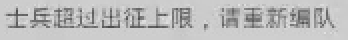
#> input picture apk/源码/app/src/main/assets/feedback/troop_overflow.png, 174 x 20 px (shown 2 times larger); the run also reads 1 picture not shown here
$ python replay_recording.py
#> lines starting #> are read from the running program, lines starting #| are printed output that depends on the picture
"""Replay local recording at one-second intervals, plus annotated regression frames.

No recording or full frame is bundled in the APK. This tests image cues, not Android OCR/touch.
Usage: python tools/replay_recording.py RECORDING.mp4 [NON_BEAR_SCREENSHOTS...]
"""
import json
import sys
from pathlib import Path

import cv2
import numpy as np

ROOT = Path(__file__).resolve().parents[1]
ASSETS = ROOT / "app/src/main/assets"


def read(path):
    return cv2.imdecode(np.fromfile(str(path), dtype=np.uint8), cv2.IMREAD_GRAYSCALE)
#> returned value is the input picture: shape (20, 174); min 74, max 227, mean 188.1


# [4 lines left out: function score, not called in this run]


body = read(ASSETS / "feedback/troop_overflow.png")
body_v2 = read(ASSETS / "feedback/troop_overflow_v2.png")
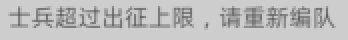
#> input picture apk/源码/app/src/main/assets/feedback/troop_overflow_v2.png, 174 x 20 px (shown 2 times larger)
#> in read, returned value is the input picture: shape (20, 174); min 95, max 208, mean 189.3
button_v2 = read(ASSETS / "feedback/confirm_ok_v2.png")
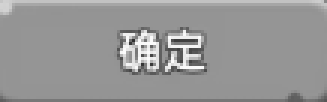
#> input picture apk/源码/app/src/main/assets/feedback/confirm_ok_v2.png, 109 x 34 px (shown 3 times larger)
#> in read, returned value is the input picture: shape (34, 109); min 47, max 252, mean 150.8
button = read(ASSETS / "feedback/confirm_ok.png")
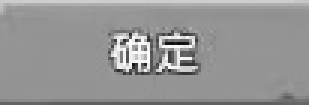
#> input picture apk/源码/app/src/main/assets/feedback/confirm_ok.png, 103 x 35 px (shown 3 times larger)
#> in read, returned value is the input picture: shape (35, 103); min 10, max 253, mean 149.2
city_template = read(ASSETS / "feedback/map_city.png")
search_template = read(ASSETS / "feedback/map_search.png")
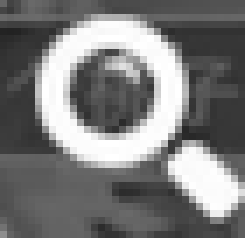
#> input picture apk/源码/app/src/main/assets/hunt/map_search.png, 35 x 34 px (shown 7 times larger)
#> in read, returned value is the input picture: shape (34, 35); min 34, max 255, mean 122.9
#> (the run stopped early here; a loop or call above may not have finished)
